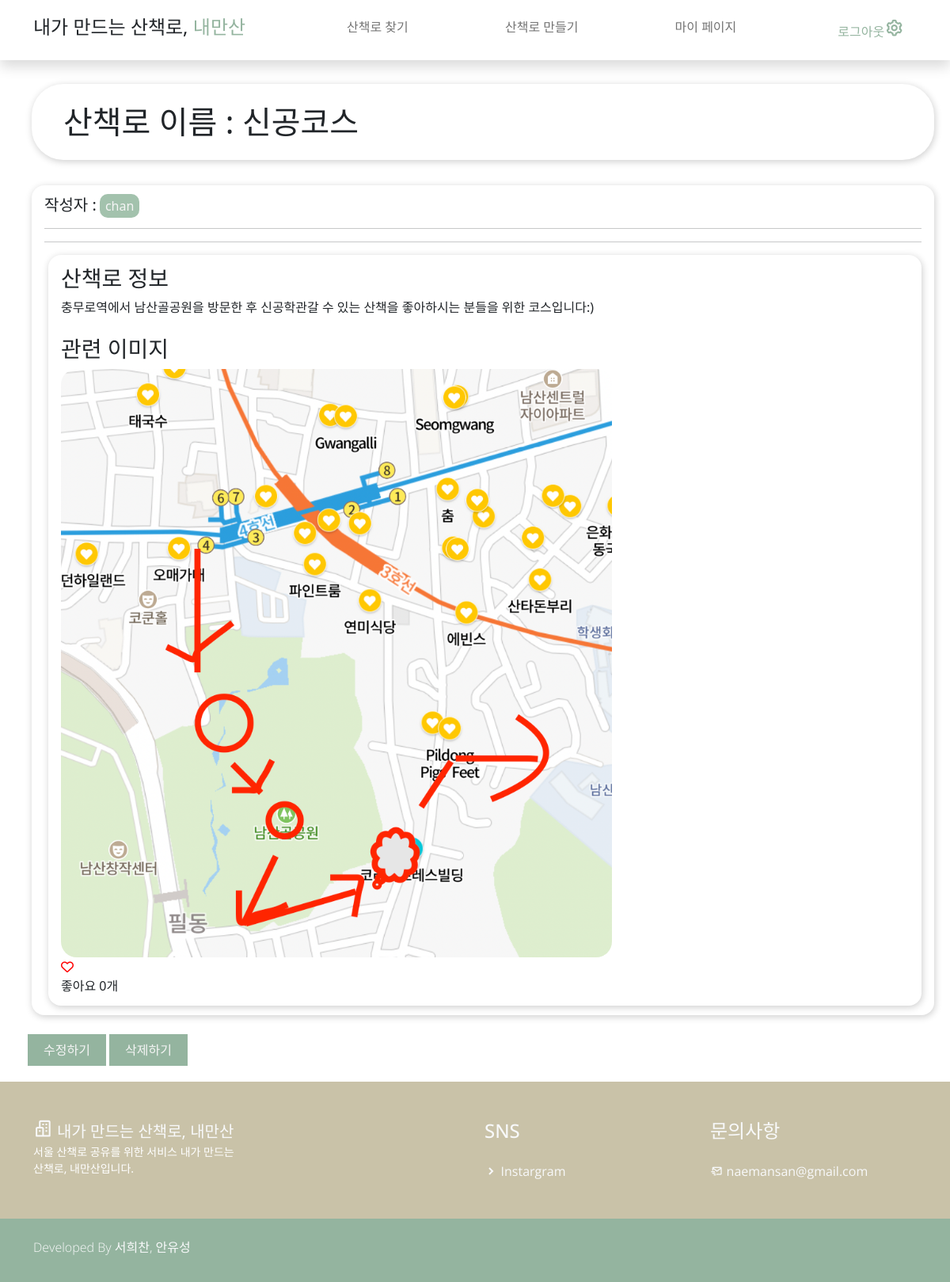
The page /study/3/ (signed in) on the database its author committed.
### study/models.py (models this page shows)
class study(models.Model):
    writer = models.ForeignKey(
        User, on_delete=models.CASCADE)  # 작성자, User 모델 사용
    name = models.CharField(max_length=50)  # 스터디명
    intro = models.CharField(max_length=100)  # 스터디 한줄 소개
    body = models.TextField()  # 스터디 정보
    phnum = models.CharField(max_length=13)  # 대표자 연락처
    difficulty = models.IntegerField(default=0)
    image = models.FileField(
        upload_to="image/", null=True
    )  # 스터디 관련 이미지(있으면 글 썸네일, 없으면 메인 로고가 글 썸네일)
    like_user_set = models.ManyToManyField(User, blank=True, related_name='likes_user_set',through='Like')
    @property
    def like_count(self):
        return self.like_user_set.count()

### study/views.py (the view)
# urls.py: path("<int:id>/", detail, name="detail"),  # 스터디 상세 페이지
def detail(request, id):
    post = get_object_or_404(study, pk=id)
    todos = post.todos.all()
    checks = post.checks.all()
    dailys = post.dailys.all()
    notions_all = notion.objects.all().order_by("-id")
    page = int(request.GET.get("p", 1))  # 없으면 1로 지정
    paginator = Paginator(notions_all, 5)
    notions = paginator.get_page(page)
    if request.user == post.writer:
        is_author = True
    else:
        is_author = False
    return render(
        request,
        "study/detail.html",
        {
            "post": post,
            "is_author": is_author,
            "todos": todos,
            "checks": checks,
            "notions": notions,
            "dailys": dailys,
        },
    )

### study/templates/study/detail.html (shortened to what this page needs)
{% extends 'base.html' %}
{% load static %}
{% block content %}
{% if user.is_authenticated %}
<section style="margin: 20px; margin-left: 35px; margin-top: 30px;">
    <h1 class="titleBox">산책로 이름 : {{post.name}}</h1>
    <br>
    <div class="bodyBox">
    <h5 style="display: inline;">작성자 :</h5> <a class="first_a" href="{% url 'mypage:mypage' post.writer.id %}" >{{post.writer}}</a>&nbsp;&nbsp;&nbsp;&nbsp;
    <hr>
    <hr>
    <div class="bodyBox">
        <h3>산책로 정보</h3> {{post.body}}
        <br><br>
        {%if post.image%}
        <h3>관련 이미지</h3>
        <img class="postImage" src="{{ post.image.url }}"  alt="사진 나올 곳" style="width:65%" ><br>
        {%endif%}
      <span href="#" class="like" name ="{{post.id}}" value="Like">
        {% if user in post.like_user_set.all %}
            <div class="alt-service-icon">
                <i class="fas fa-heart" id ="like-icon" style="color:red;"></i>
            </div>
        {% else %}
                <div class="alt-service-icon">
                <i class="far fa-heart" id ="like-icon" style="color:red;"></i>
            </div>
        {% endif %}
            <span id="count-{{ post.id }}" class="alt-services-title font-alt">
                좋아요
            {% if post.like_count == 0 %}
                0개
            {% else %}
                {{ post.like_count }}개
            {% endif %}
            </span>
      </span>
    </div>
    {%if is_author%}
    </div>
    <br>
            <button><a class="end_a" href="{% url 'study:edit' post.id %}">수정하기</a></button>
            <button><a class="end_a" href="{% url 'study:delete' post.id %}">삭제하기</a></button>
    {%endif%}
</section>
{% endif %}
{% endblock %}

### naemansan/static/css/templatemo.css (style rules this page uses)
html { font-family: 'Open Sans', sans-serif; }
p, a { font-weight: 400; }

### study/templates/study/detail.html (style rules this page uses)
.first_a { border: 2px solid none; background-color: #a3c2ad; padding: 4px 7px; border-radius: 10px; text-decoration: none; color: whitesmoke; }
.postImage { width: 300px; border-radius: 20px; }
.end_a { text-decoration: none; color: whitesmoke; }
button { background:#94B49F; color:#fff; border:none; position:relative; height:40px; font-size:1em; padding:0 20px; cursor:pointer; transition:800ms ease all; outline:none; }
button:before,button:after { content:''; position:absolute; top:0; right:0; height:2px; width:0; background: #94B49F; transition:400ms ease all; }
button:after { right:inherit; top:inherit; left:0; bottom:0; }
.titleBox { border-radius: 1em; padding: 0.6em 1em; background: #ffffff; box-shadow: 1px 2px 10px rgba(0,0,0,0.2); margin-left: 5px; }
.bodyBox { border-radius: 1em; padding: 0.8em 1em; background: #ffffff; box-shadow: 1px 2px 10px rgba(0,0,0,0.2); margin-left: 5px; }

### rows shown on the page
study: name "신공코스", writer "chan", body "충무로역에서 남산골공원을 방문한 후 신공학관갈 수 있는 산책을 좋아하시는 분들을 위한 코스입니다:)", image (picture)
